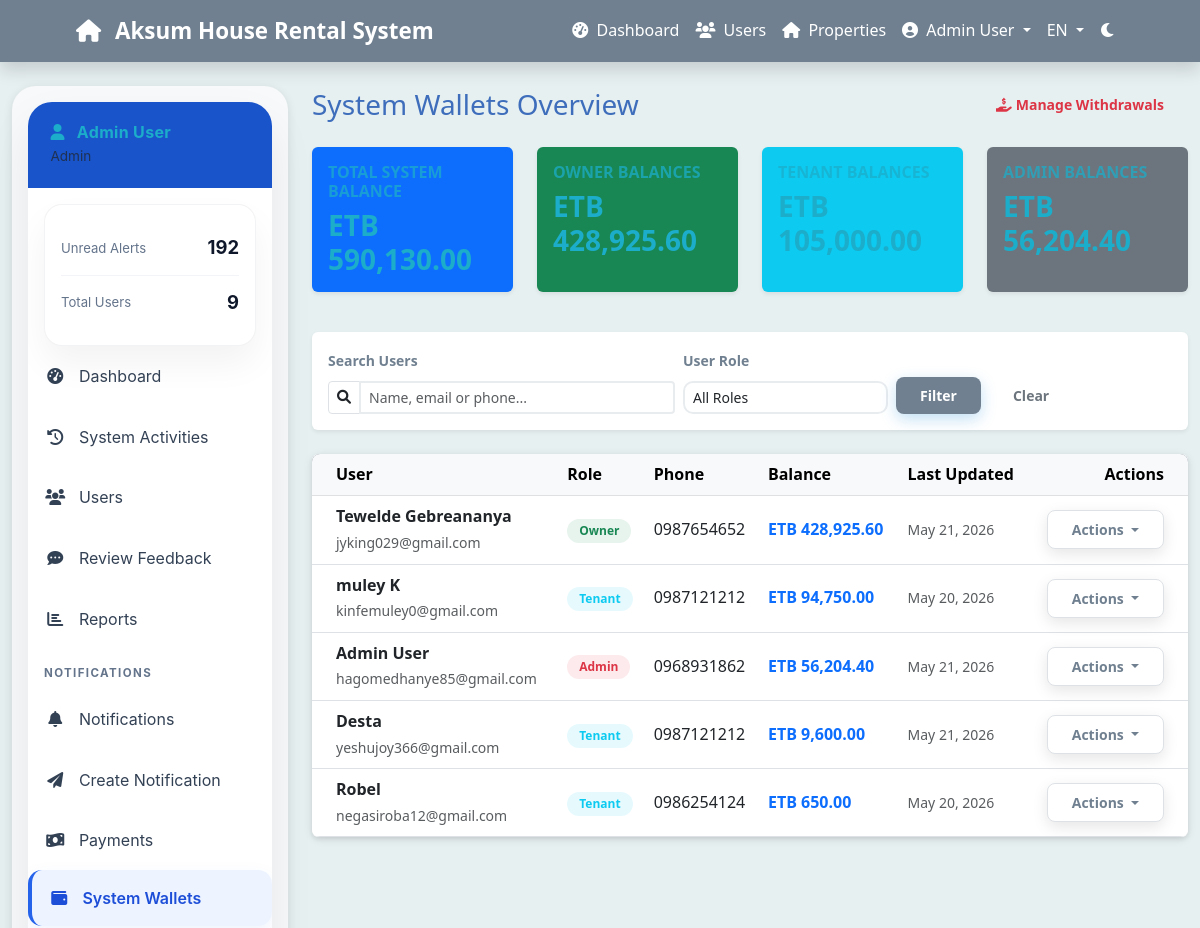
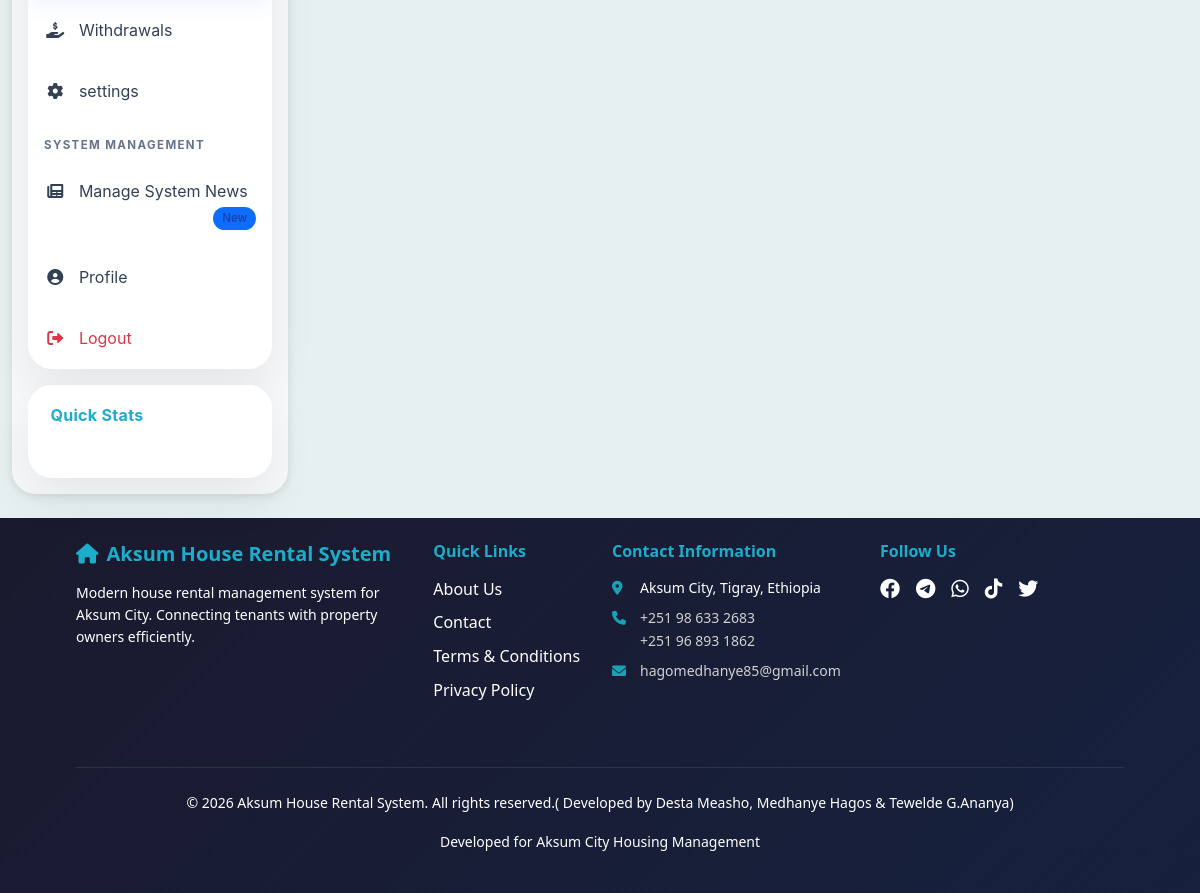
Page /admin/wallets.php (signed in) on the committed database (2 pictures, top to bottom).
### tables this page shows
CREATE TABLE `wallets` (
  `wallet_id` int(11) NOT NULL,
  `user_id` int(11) NOT NULL,
  `balance` decimal(15,2) DEFAULT 0.00,
  `created_at` timestamp NOT NULL DEFAULT current_timestamp(),
  `updated_at` timestamp NOT NULL DEFAULT current_timestamp() ON UPDATE current_timestamp()
);

CREATE TABLE `users` (
  `user_id` int(11) NOT NULL,
  `full_name` varchar(100) NOT NULL,
  `email` varchar(100) NOT NULL,
  `phone` varchar(20) DEFAULT NULL,
  `password_hash` varchar(255) NOT NULL,
  `role` enum('tenant','owner','employee','admin') NOT NULL,
  `id_number` varchar(50) DEFAULT NULL,
  `address` text DEFAULT NULL,
  `id_image` varchar(255) DEFAULT NULL,
  `profile_image` varchar(255) DEFAULT NULL,
  `profile_picture` varchar(255) DEFAULT NULL,
  `is_verified` tinyint(1) DEFAULT 0,
  `verification_token` varchar(255) DEFAULT NULL,
  `token_expires_at` datetime DEFAULT NULL,
  `is_active` tinyint(1) DEFAULT 1,
  `status` enum('active','inactive','suspended','pending') DEFAULT 'pending',
  `created_at` timestamp NOT NULL DEFAULT current_timestamp(),
  `updated_at` timestamp NOT NULL DEFAULT current_timestamp() ON UPDATE current_timestamp(),
  `login_attempts` int(11) DEFAULT 0 COMMENT 'Number of failed login attempts',
  `last_attempt_time` timestamp NULL DEFAULT NULL COMMENT 'Time of last failed login attempt',
  `lockout_until` timestamp NULL DEFAULT NULL COMMENT 'Time until account is locked out',
  `force_password_change` tinyint(1) DEFAULT 0
);

### includes/database.php (called while the page is built, shortened)
<?php
class Database {
    private $host = DB_HOST;
    private $user = DB_USER;
    private $pass = DB_PASS;
    private $dbname = DB_NAME;
    private $conn;
    private function connect() {
        $dsn = "mysql:host=" . $this->host . ";port=3306;dbname=" . $this->dbname . ";charset=utf8mb4";
        $options = array(
            PDO::ATTR_ERRMODE => PDO::ERRMODE_EXCEPTION,
            PDO::ATTR_DEFAULT_FETCH_MODE => PDO::FETCH_ASSOC,
            PDO::ATTR_EMULATE_PREPARES => false
        );
        try {
            $this->conn = new PDO($dsn, $this->user, $this->pass, $options);
        } catch (PDOException $e) {
            $this->error = "Connection failed: " . $e->getMessage();
            error_log($this->error);
            die("A database connection error occurred. Please try again later.");
        }
    }
    public function prepare($sql) {
        try {
            $stmt = $this->conn->prepare($sql);
            return $stmt;
        } catch (PDOException $e) {
            $this->error = "Prepare failed: " . $e->getMessage();
            error_log($this->error . " | SQL: " . $sql);
            return false;
        }
    }
    public function execute($stmt, $params = []) {
        try {
            $stmt->execute($params);
            return $stmt;
        } catch (PDOException $e) {
            $this->error = "Query failed: " . $e->getMessage();
            throw new Exception($this->error);
        }
    }
    public function getSingle($stmt, $params = []) {
        $result = $this->execute($stmt, $params);
        return $stmt->fetch();
    }
    public function getMultiple($stmt, $params = []) {
        $result = $this->execute($stmt, $params);
        return $stmt->fetchAll();
    }
}
?>

### admin/wallets.php (the view, shortened to what this page needs)
<?php
require_once '../includes/config.php';
$page = isset($_GET['page']) ? (int)$_GET['page'] : 1;
$limit = 20;
$offset = ($page - 1) * $limit;
$search = $_GET['search'] ?? '';
$where_conditions = ["1=1"];
$params = [];
$where_clause = "WHERE " . implode(" AND ", $where_conditions);
$sql = "SELECT w.*, u.full_name, u.email, u.role, u.phone
        FROM wallets w
        JOIN users u ON w.user_id = u.user_id
        $where_clause
        ORDER BY w.balance DESC
        LIMIT $limit OFFSET $offset";
$stmt = $db->prepare($sql);
$wallets = $db->getMultiple($stmt, $params);
$stats_sql = "SELECT
                 COUNT(*) as total_wallets,
                 SUM(balance) as total_system_balance,
                 AVG(balance) as average_balance,
                 SUM(CASE WHEN u.role = 'tenant' THEN balance ELSE 0 END) as tenant_total,
                 SUM(CASE WHEN u.role = 'owner' THEN balance ELSE 0 END) as owner_total,
                 SUM(CASE WHEN u.role = 'admin' THEN balance ELSE 0 END) as admin_total
              FROM wallets w
              JOIN users u ON w.user_id = u.user_id";
$stmt = $db->prepare($stats_sql);
$stats = $db->getSingle($stmt);
include '../includes/header.php';
?>
<div class="container-fluid py-4">
    <div class="row">
        <div class="col-lg-3">
            <?php include '../includes/sidebar.php'; ?>
        </div>
        <div class="col-lg-9">
            <div class="d-flex justify-content-between align-items-center mb-4">
                <h1 class="h3 mb-0">System Wallets Overview</h1>
                <div>
                    <a href="withdrawals.php" class="btn btn-outline-danger btn-sm">
                        <i class="fas fa-hand-holding-usd me-1"></i>Manage Withdrawals
                    </a>
                </div>
            </div>
            <div class="row mb-4">
                <div class="col-md-3 mb-3">
                    <div class="card bg-primary text-white h-100 shadow-sm border-0">
                        <div class="card-body">
                            <h6 class="text-uppercase mb-2 opacity-75">Total System Balance</h6>
                            <h3 class="mb-0 fw-bold">ETB <?php echo number_format($stats['total_system_balance'] ?? 0, 2); ?></h3>
                        </div>
                    </div>
                </div>
                <div class="col-md-3 mb-3">
                    <div class="card bg-success text-white h-100 shadow-sm border-0">
                        <div class="card-body">
                            <h6 class="text-uppercase mb-2 opacity-75">Owner Balances</h6>
                            <h3 class="mb-0 fw-bold">ETB <?php echo number_format($stats['owner_total'] ?? 0, 2); ?></h3>
                        </div>
                    </div>
                </div>
                <div class="col-md-3 mb-3">
                    <div class="card bg-info text-white h-100 shadow-sm border-0">
                        <div class="card-body">
                            <h6 class="text-uppercase mb-2 opacity-75">Tenant Balances</h6>
                            <h3 class="mb-0 fw-bold">ETB <?php echo number_format($stats['tenant_total'] ?? 0, 2); ?></h3>
                        </div>
                    </div>
                </div>
                <div class="col-md-3 mb-3">
                    <div class="card bg-secondary text-white h-100 shadow-sm border-0">
                        <div class="card-body">
                            <h6 class="text-uppercase mb-2 opacity-75">Admin Balances</h6>
                            <h3 class="mb-0 fw-bold">ETB <?php echo number_format($stats['admin_total'] ?? 0, 2); ?></h3>
                        </div>
                    </div>
                </div>
            </div>
            <div class="card shadow-sm border-0 mb-4">
                <div class="card-body p-3">
                    <form method="GET" class="row g-2 align-items-end">
                        <div class="col-md-5">
                            <label class="form-label small fw-bold">Search Users</label>
                            <div class="input-group input-group-sm">
                                <span class="input-group-text bg-white"><i class="fas fa-search"></i></span>
                                <input type="text" class="form-control" name="search"
                                       placeholder="Name, email or phone..." value="<?php echo htmlspecialchars($search); ?>">
                            </div>
                        </div>
                        <div class="col-md-3">
                            <label class="form-label small fw-bold">User Role</label>
                            <select class="form-select form-select-sm" name="role">
                                <option value="">All Roles</option>
                            </select>
                        </div>
                        <div class="col-md-4">
                            <div class="d-flex gap-2">
                                <button type="submit" class="btn btn-primary btn-sm px-4">Filter</button>
                                <a href="wallets.php" class="btn btn-outline-secondary btn-sm">Clear</a>
                            </div>
                        </div>
                    </form>
                </div>
            </div>
            <div class="card shadow-sm border-0">
                <div class="card-body p-0">
                    <div class="table-responsive">
                        <table class="table table-hover align-middle mb-0">
                            <thead class="table-light">
                                <tr>
                                    <th class="ps-4">User</th>
                                    <th>Role</th>
                                    <th>Phone</th>
                                    <th>Balance</th>
                                    <th>Last Updated</th>
                                    <th class="pe-4 text-end">Actions</th>
                                </tr>
                            </thead>
                            <tbody>
                                <?php if (empty($wallets)): ?>
                                    <tr>
                                        <td colspan="6" class="text-center py-5">
                                            <p class="text-muted mb-0">No wallets found matching your criteria.</p>
                                        </td>
                                    </tr>
                                <?php else: ?>
                                    <?php foreach ($wallets as $wallet): ?>
                                        <tr>
                                            <td class="ps-4">
                                                <div class="fw-bold"><?php echo htmlspecialchars($wallet['full_name']); ?></div>
                                                <small class="text-muted"><?php echo htmlspecialchars($wallet['email']); ?></small>
                                            </td>
                                            <td>
                                                <span class="badge rounded-pill bg-<?php
                                                    echo match($wallet['role']) {
                                                        'admin' => 'danger',
                                                        'owner' => 'success',
                                                        'tenant' => 'info',
                                                        default => 'secondary'
                                                    };
                                                ?> bg-opacity-10 text-<?php
                                                    echo match($wallet['role']) {
                                                        'admin' => 'danger',
                                                        'owner' => 'success',
                                                        'tenant' => 'info',
                                                        default => 'secondary'
                                                    };
                                                ?>">
                                                    <?php echo ucfirst($wallet['role']); ?>
                                                </span>
                                            </td>
                                            <td><?php echo htmlspecialchars($wallet['phone'] ?? 'N/A'); ?></td>
                                            <td>
                                                <strong class="text-primary">ETB <?php echo number_format($wallet['balance'], 2); ?></strong>
                                            </td>
                                            <td>
                                                <small class="text-muted">
                                                    <?php echo date('M d, Y', strtotime($wallet['updated_at'])); ?>
                                                </small>
                                            </td>
                                            <td class="pe-4 text-end">
                                                <div class="dropdown">
                                                    <button class="btn btn-sm btn-light border dropdown-toggle" type="button" data-bs-toggle="dropdown">
                                                        Actions
                                                    </button>
                                                </div>
                                            </td>
                                        </tr>
                                    <?php endforeach; ?>
                                <?php endif; ?>
                            </tbody>
                        </table>
                    </div>
                </div>
            </div>
        </div>
    </div>
</div>
<?php include '../includes/footer.php'; ?>

### assets/css/style.css (style rules this page uses)
:root { --primary-color: #708090; --secondary-color: #010302; --accent-color: #47ad6e; --success-color: #1cadca; --warning-color: #dd6b20; --light-bg: #e7f0f1; --dark-text: #3e6ebb; --border-radius: 8px; --box-shadow: 0 2px 10px rgba(0,0,0,0.1); }
body { font-family: 'Segoe UI', Tahoma, Geneva, Verdana, sans-serif; color: var(--dark-text); line-height: 1.6; background-color: var(--light-bg); }
h1, h2, h3, h4, h5, h6 { color: var(--success-color); font-weight: 600; }
a, .nav-link { color: var(--secondary-color); transition: color 0.2s ease; }
.btn { border-radius: 25px; font-weight: 600; padding: 12px 30px; transition: all 0.3s ease; border: none; position: relative; overflow: hidden; }
.btn::before { content: ''; position: absolute; top: 0; left: -100%; width: 100%; height: 100%; background: linear-gradient(90deg, transparent, rgba(255,255,255,0.2), transparent); transition: left 0.5s ease; }
.btn-primary { background: linear-gradient(135deg, var(--secondary-color) 0%, #2980b9 100%); box-shadow: 0 5px 15px rgba(52, 152, 219, 0.3); }
.btn-light { background: white; color: var(--primary-color); box-shadow: 0 5px 15px rgba(0,0,0,0.1); }
.form-control, .form-select { border-radius: 10px; border: 2px solid #e9ecef; transition: all 0.3s ease; background: white; }
.form-label { font-weight: 600; color: var(--primary-color); margin-bottom: 0.5rem; }
.table-responsive { border-radius: var(--border-radius); overflow: hidden; box-shadow: var(--box-shadow); }
.table thead { background: var(--primary-color); color: white; }
.btn { border-radius: var(--border-radius); font-weight: 600; padding: 0.5rem 1.5rem; transition: all 0.3s ease; }
.btn-primary { background: var(--primary-color); border-color: var(--primary-color); color: #fff; }
.badge { padding: 0.5em 1em; font-weight: 600; }

### includes/footer.php (style rules this page uses)
html, body { height: 100%; }
body { display: flex; flex-direction: column; }

### rows in the picture
wallets: user.full_name "Tewelde Gebreananya", user.email "jyking029@gmail.com", user.role "Owner", user.phone "0987654652", balance "428,925.60", updated_at "May 21, 2026"
wallets: user.full_name "muley K", user.email "kinfemuley0@gmail.com", user.role "Tenant", user.phone "0987121212", balance "94,750.00", updated_at "May 20, 2026"
wallets: user.full_name "Admin User", user.email "hagomedhanye85@gmail.com", user.role "Admin", user.phone "0968931862", balance "56,204.40", updated_at "May 21, 2026"
wallets: user.full_name "Desta", user.email "yeshujoy366@gmail.com", user.role "Tenant", user.phone "0987121212", balance "9,600.00", updated_at "May 21, 2026"
wallets: user.full_name "Robel", user.email "negasiroba12@gmail.com", user.role "Tenant", user.phone "0986254124", balance "650.00", updated_at "May 20, 2026"

### other values in the picture
t('site_name') "Aksum House Rental System"
t('dashboard') "Dashboard"
t('users') "Users"
t('properties') "Properties"
$_SESSION['user_name'] "Admin User"
get_current_language() "EN"
$role_labels[$_SESSION['user_role'] ?? 'user'] "Admin"
$item['label'] "Unread Alerts"
$item['value'] "192"
$item['label'] "Total Users"
$item['value'] "9"
t('system_activities') "System Activities"
t('review_feedback') "Review Feedback"
t('reports') "Reports"
t('notifications_section') "NOTIFICATIONS"
